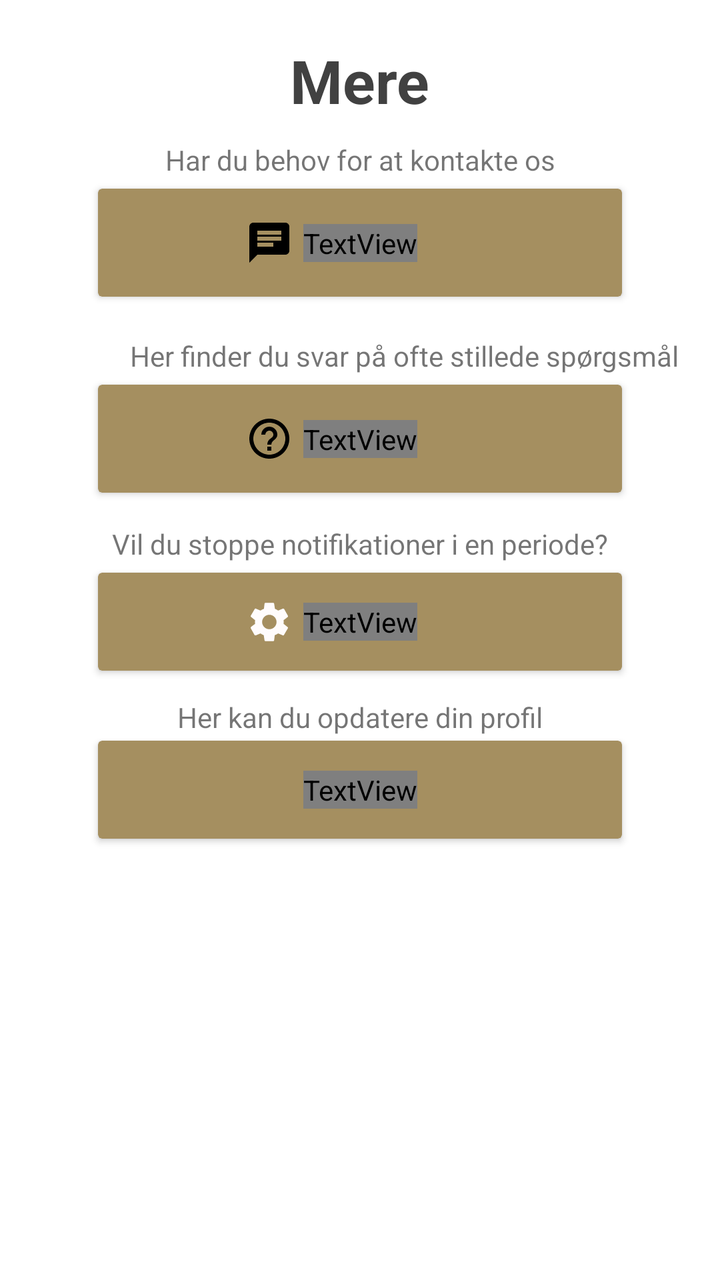
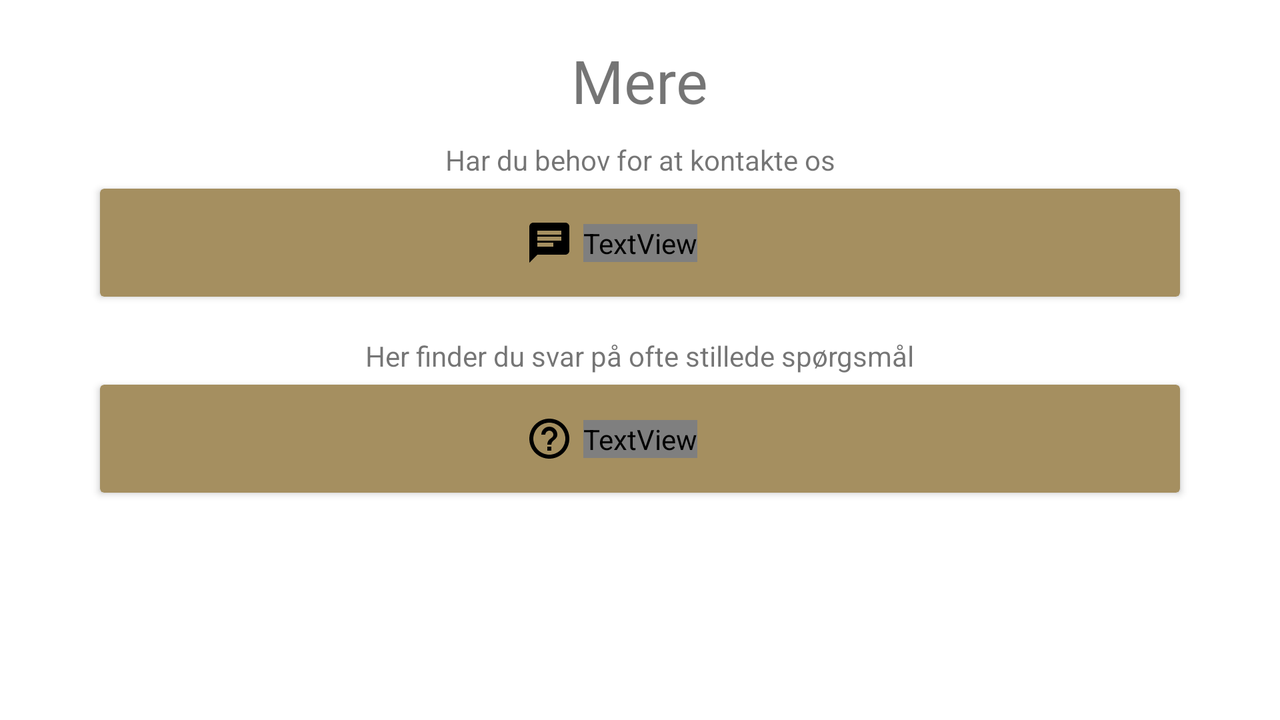

Compare how this app lays out the same screen by default and in its alternative resource folder. The renders come first, then the two layout files and the values they reference.
<!-- AndroidManifest.xml: fallback theme Theme.MaterialComponents.DayNight.NoActionBar -->
<!-- res/layout/fragment_user_options.xml -->
<?xml version="1.0" encoding="utf-8"?>
<androidx.constraintlayout.widget.ConstraintLayout xmlns:android="http://schemas.android.com/apk/res/android"
    xmlns:app="http://schemas.android.com/apk/res-auto"
    xmlns:tools="http://schemas.android.com/tools"
    android:id="@+id/linarLayout_container"
    android:layout_width="match_parent"
    android:layout_height="match_parent">

    <TextView
        android:id="@+id/textView"
        android:layout_width="wrap_content"
        android:layout_height="wrap_content"
        android:layout_marginStart="10dp"
        android:layout_marginTop="16dp"
        android:layout_marginEnd="10dp"
        android:layout_marginBottom="5dp"
        android:text="@string/update_profile_txt"
        app:layout_constraintBottom_toTopOf="@+id/profile_btn"
        app:layout_constraintEnd_toEndOf="parent"
        app:layout_constraintStart_toStartOf="parent"
        app:layout_constraintTop_toBottomOf="@+id/snooze_btn" />

    <androidx.cardview.widget.CardView
        android:id="@+id/faq_btn"
        android:layout_width="0dp"
        android:layout_height="wrap_content"
        android:layout_marginStart="49dp"
        android:layout_marginTop="44dp"
        android:layout_marginEnd="49dp"
        app:cardBackgroundColor="@color/custom_gold"
        app:layout_constraintEnd_toEndOf="parent"
        app:layout_constraintStart_toStartOf="parent"
        app:layout_constraintTop_toBottomOf="@+id/chat_btn">

        <androidx.constraintlayout.widget.ConstraintLayout
            android:layout_width="match_parent"
            android:layout_height="wrap_content">

            <ImageView
                android:id="@+id/faq_icon"
                android:layout_width="wrap_content"
                android:layout_height="wrap_content"
                android:layout_marginTop="15dp"
                android:layout_marginEnd="5dp"
                android:layout_marginBottom="15dp"
                android:contentDescription="@string/faq"
                app:layout_constraintBottom_toBottomOf="parent"
                app:layout_constraintEnd_toStartOf="@+id/faq_txt"
                app:layout_constraintTop_toTopOf="parent"
                app:srcCompat="@drawable/ic_help_outline_black_24dp" />

            <TextView
                android:id="@+id/faq_txt"
                android:layout_width="wrap_content"
                android:layout_height="wrap_content"
                android:layout_marginTop="15dp"
                android:layout_marginBottom="15dp"
                android:gravity="center"
                android:text="@string/faq"
                android:textColor="@color/hockeyapp_text_white"
                android:textSize="18sp"
                app:layout_constraintBottom_toBottomOf="parent"
                app:layout_constraintEnd_toEndOf="parent"
                app:layout_constraintStart_toStartOf="parent"
                app:layout_constraintTop_toTopOf="parent" />
        </androidx.constraintlayout.widget.ConstraintLayout>
    </androidx.cardview.widget.CardView>

    <androidx.cardview.widget.CardView
        android:id="@+id/chat_btn"
        android:layout_width="0dp"
        android:layout_height="wrap_content"
        android:layout_marginStart="49dp"
        android:layout_marginTop="34dp"
        android:layout_marginEnd="49dp"
        app:cardBackgroundColor="@color/custom_gold"
        app:layout_constraintEnd_toEndOf="parent"
        app:layout_constraintStart_toStartOf="parent"
        app:layout_constraintTop_toBottomOf="@+id/title_txt">

        <androidx.constraintlayout.widget.ConstraintLayout
            android:layout_width="match_parent"
            android:layout_height="wrap_content">

            <ImageView
                android:id="@+id/chat_icon"
                android:layout_width="wrap_content"
                android:layout_height="wrap_content"
                android:layout_marginTop="15dp"
                android:layout_marginEnd="5dp"
                android:layout_marginBottom="15dp"
                android:contentDescription="@string/chat"
                app:layout_constraintBottom_toBottomOf="parent"
                app:layout_constraintEnd_toStartOf="@+id/chat_txt"
                app:layout_constraintTop_toTopOf="parent"
                app:srcCompat="@drawable/ic_chat_black_24dp" />

            <TextView
                android:id="@+id/chat_txt"
                android:layout_width="wrap_content"
                android:layout_height="wrap_content"
                android:layout_marginTop="15dp"
                android:layout_marginBottom="15dp"
                android:gravity="center"
                android:text="@string/chat"
                android:textColor="@color/hockeyapp_text_white"
                android:textSize="18sp"
                app:layout_constraintBottom_toBottomOf="parent"
                app:layout_constraintEnd_toEndOf="parent"
                app:layout_constraintStart_toStartOf="parent"
                app:layout_constraintTop_toTopOf="parent" />
        </androidx.constraintlayout.widget.ConstraintLayout>
    </androidx.cardview.widget.CardView>

    <TextView
        android:id="@+id/chat_title_txt"
        android:layout_width="wrap_content"
        android:layout_height="wrap_content"
        android:layout_marginBottom="5dp"
        android:text="@string/har_du_behov_for_at_kontakte_os"
        app:layout_constraintBottom_toTopOf="@+id/chat_btn"
        app:layout_constraintEnd_toEndOf="parent"
        app:layout_constraintStart_toStartOf="parent" />

    <TextView
        android:id="@+id/faq_title_txt"
        android:layout_width="wrap_content"
        android:layout_height="wrap_content"
        android:layout_marginStart="16dp"
        android:layout_marginBottom="5dp"
        android:text="@string/her_finder_du_svar_p_ofte_stillede_sp_rgsm_l"
        app:layout_constraintBottom_toTopOf="@+id/faq_btn"
        app:layout_constraintStart_toStartOf="@+id/faq_btn" />

    <TextView
        android:id="@+id/title_txt"
        android:layout_width="wrap_content"
        android:layout_height="wrap_content"
        android:layout_marginTop="20dp"
        android:text="@string/mere"
        android:textSize="30sp"
        android:textStyle="bold"
        android:textColor="@color/custom_darkgray"
        app:layout_constraintEnd_toEndOf="parent"
        app:layout_constraintStart_toStartOf="parent"
        app:layout_constraintTop_toTopOf="parent" />


    <androidx.cardview.widget.CardView
        android:id="@+id/snooze_btn"
        android:layout_width="0dp"
        android:layout_height="wrap_content"
        android:layout_marginStart="49dp"
        android:layout_marginTop="40dp"
        android:layout_marginEnd="49dp"
        app:cardBackgroundColor="@color/custom_gold"
        app:layout_constraintEnd_toEndOf="parent"
        app:layout_constraintStart_toStartOf="parent"
        app:layout_constraintTop_toBottomOf="@+id/faq_btn">

        <androidx.constraintlayout.widget.ConstraintLayout
            android:layout_width="match_parent"
            android:layout_height="match_parent">

            <ImageView
                android:id="@+id/settings_icon"
                android:layout_width="wrap_content"
                android:layout_height="wrap_content"
                android:layout_marginEnd="5dp"
                android:contentDescription="@string/faq"
                app:layout_constraintBottom_toBottomOf="parent"
                app:layout_constraintEnd_toStartOf="@+id/settings_txt"
                app:layout_constraintTop_toTopOf="parent"
                app:srcCompat="@drawable/ic_settings_white_24dp" />

            <TextView
                android:id="@+id/settings_txt"
                android:layout_width="wrap_content"
                android:layout_height="wrap_content"
                android:layout_marginTop="15dp"
                android:layout_marginBottom="15dp"
                android:gravity="center"
                android:text="@string/snooze_notifikationer"
                android:textColor="@color/hockeyapp_text_white"
                android:textSize="18sp"
                app:layout_constraintBottom_toBottomOf="parent"
                app:layout_constraintEnd_toEndOf="parent"
                app:layout_constraintStart_toStartOf="parent"
                app:layout_constraintTop_toTopOf="parent" />
        </androidx.constraintlayout.widget.ConstraintLayout>

    </androidx.cardview.widget.CardView>

    <TextView
        android:id="@+id/notification_text"
        android:layout_width="wrap_content"
        android:layout_height="wrap_content"
        android:layout_marginStart="100dp"
        android:layout_marginTop="16dp"
        android:layout_marginEnd="100dp"
        android:layout_marginBottom="5dp"
        android:text="@string/notifikation_indstillinger"
        app:layout_constraintBottom_toTopOf="@+id/snooze_btn"
        app:layout_constraintEnd_toEndOf="parent"
        app:layout_constraintStart_toStartOf="parent"
        app:layout_constraintTop_toBottomOf="@+id/faq_btn" />

    <androidx.cardview.widget.CardView
        android:id="@+id/profile_btn"
        android:layout_width="0dp"
        android:layout_height="wrap_content"
        android:layout_marginStart="49dp"
        android:layout_marginTop="35dp"
        android:layout_marginEnd="49dp"
        app:cardBackgroundColor="@color/custom_gold"
        app:layout_constraintEnd_toEndOf="parent"
        app:layout_constraintStart_toStartOf="parent"
        app:layout_constraintTop_toBottomOf="@+id/snooze_btn">


        <androidx.constraintlayout.widget.ConstraintLayout
            android:layout_width="match_parent"
            android:layout_height="match_parent"
            tools:layout_editor_absoluteX="55dp"
            tools:layout_editor_absoluteY="358dp">

            <TextView
                android:id="@+id/profile_txt"
                android:layout_width="wrap_content"
                android:layout_height="wrap_content"
                android:layout_marginTop="15dp"
                android:layout_marginBottom="15dp"
                android:gravity="center"
                android:text="@string/update_profile"
                android:textColor="@color/hockeyapp_text_white"
                android:textSize="18sp"
                app:layout_constraintBottom_toBottomOf="parent"
                app:layout_constraintEnd_toEndOf="parent"
                app:layout_constraintStart_toStartOf="parent"
                app:layout_constraintTop_toTopOf="parent" />

            <ImageView
                android:id="@+id/profile_icon"
                android:layout_width="wrap_content"
                android:layout_height="wrap_content"
                android:layout_marginEnd="5dp"
                android:contentDescription="@string/faq"
                app:layout_constraintBottom_toBottomOf="parent"
                app:layout_constraintEnd_toStartOf="@+id/profile_txt"
                app:layout_constraintTop_toTopOf="parent"
                app:srcCompat="@drawable/ic_person_black_24dp" />
        </androidx.constraintlayout.widget.ConstraintLayout>

    </androidx.cardview.widget.CardView>


</androidx.constraintlayout.widget.ConstraintLayout>
<!-- resources referenced by this layout -->
<resources>
  <color name="custom_darkgray">#414141</color>
  <color name="custom_gold">#a58f60</color>
  <!-- drawable ic_chat_black_24dp (drawable) -->
  <vector android:height="24dp" android:tint="@color/hockeyapp_text_white"
      android:viewportHeight="24.0" android:viewportWidth="24.0"
      android:width="24dp" xmlns:android="http://schemas.android.com/apk/res/android">
      <path android:fillColor="#FF000000" android:pathData="M20,2L4,2c-1.1,0 -1.99,0.9 -1.99,2L2,22l4,-4h14c1.1,0 2,-0.9 2,-2L22,4c0,-1.1 -0.9,-2 -2,-2zM6,9h12v2L6,11L6,9zM14,14L6,14v-2h8v2zM18,8L6,8L6,6h12v2z"/>
  </vector>
  <!-- drawable ic_help_outline_black_24dp (drawable) -->
  <vector android:height="24dp" android:tint="@color/hockeyapp_text_white"
      android:viewportHeight="24.0" android:viewportWidth="24.0"
      android:width="24dp" xmlns:android="http://schemas.android.com/apk/res/android">
      <path android:fillColor="#FF000000" android:pathData="M11,18h2v-2h-2v2zM12,2C6.48,2 2,6.48 2,12s4.48,10 10,10 10,-4.48 10,-10S17.52,2 12,2zM12,20c-4.41,0 -8,-3.59 -8,-8s3.59,-8 8,-8 8,3.59 8,8 -3.59,8 -8,8zM12,6c-2.21,0 -4,1.79 -4,4h2c0,-1.1 0.9,-2 2,-2s2,0.9 2,2c0,2 -3,1.75 -3,5h2c0,-2.25 3,-2.5 3,-5 0,-2.21 -1.79,-4 -4,-4z"/>
  </vector>
  <!-- drawable ic_settings_white_24dp (drawable) -->
  <vector xmlns:android="http://schemas.android.com/apk/res/android"
          android:width="24dp"
          android:height="24dp"
          android:viewportWidth="24"
          android:viewportHeight="24">
      <path
          android:fillColor="#FFFCFC"
          android:pathData="M19.1,12.9a2.8,2.8 0,0 0,0.1 -0.9,2.8 2.8,0 0,0 -0.1,-0.9l2.1,-1.6a0.7,0.7 0,0 0,0.1 -0.6L19.4,5.5a0.7,0.7 0,0 0,-0.6 -0.2l-2.4,1a6.5,6.5 0,0 0,-1.6 -0.9l-0.4,-2.6a0.5,0.5 0,0 0,-0.5 -0.4H10.1a0.5,0.5 0,0 0,-0.5 0.4L9.3,5.4a5.6,5.6 0,0 0,-1.7 0.9l-2.4,-1a0.4,0.4 0,0 0,-0.5 0.2l-2,3.4c-0.1,0.2 0,0.4 0.2,0.6l2,1.6a2.8,2.8 0,0 0,-0.1 0.9,2.8 2.8,0 0,0 0.1,0.9L2.8,14.5a0.7,0.7 0,0 0,-0.1 0.6l1.9,3.4a0.7,0.7 0,0 0,0.6 0.2l2.4,-1a6.5,6.5 0,0 0,1.6 0.9l0.4,2.6a0.5,0.5 0,0 0,0.5 0.4h3.8a0.5,0.5 0,0 0,0.5 -0.4l0.3,-2.6a5.6,5.6 0,0 0,1.7 -0.9l2.4,1a0.4,0.4 0,0 0,0.5 -0.2l2,-3.4c0.1,-0.2 0,-0.4 -0.2,-0.6ZM12,15.6A3.6,3.6 0,1 1,15.6 12,3.6 3.6,0 0,1 12,15.6Z"/>
  </vector>
  <string name="chat">Chat med os</string>
  <string name="faq">Læs FAQ</string>
  <string name="har_du_behov_for_at_kontakte_os">Har du behov for at kontakte os</string>
  <string name="her_finder_du_svar_p_ofte_stillede_sp_rgsm_l">Her finder du svar på ofte stillede spørgsmål</string>
  <string name="mere">Mere</string>
  <string name="notifikation_indstillinger">Vil du stoppe notifikationer i en periode?</string>
  <string name="snooze_notifikationer">Snooze notifikationer</string>
  <string name="update_profile">Opdater din profil</string>
  <string name="update_profile_txt">Her kan du opdatere din profil</string>
</resources>
<!-- res/layout-land/fragment_user_options.xml (the repository's variant of the layout above) -->
<!-- drawn on the phone turned sideways -->
<?xml version="1.0" encoding="utf-8"?>
<androidx.constraintlayout.widget.ConstraintLayout xmlns:android="http://schemas.android.com/apk/res/android"
    xmlns:app="http://schemas.android.com/apk/res-auto"
    xmlns:tools="http://schemas.android.com/tools"
    android:id="@+id/linearLayout"
    android:layout_width="match_parent"
    android:layout_height="match_parent">

    <androidx.cardview.widget.CardView
        android:id="@+id/faq_btn"
        android:layout_width="0dp"
        android:layout_height="wrap_content"
        android:layout_marginStart="50dp"
        android:layout_marginTop="5dp"
        android:layout_marginEnd="50dp"
        app:cardBackgroundColor="@color/custom_gold"
        app:layout_constraintEnd_toEndOf="parent"
        app:layout_constraintStart_toStartOf="parent"
        app:layout_constraintTop_toBottomOf="@+id/faq_title_txt">

        <androidx.constraintlayout.widget.ConstraintLayout
            android:layout_width="match_parent"
            android:layout_height="wrap_content">

            <ImageView
                android:id="@+id/faq_icon"
                android:layout_width="wrap_content"
                android:layout_height="wrap_content"
                android:layout_marginTop="15dp"
                android:layout_marginEnd="5dp"
                android:layout_marginBottom="15dp"
                android:contentDescription="@string/faq"
                app:layout_constraintBottom_toBottomOf="parent"
                app:layout_constraintEnd_toStartOf="@+id/faq_txt"
                app:layout_constraintTop_toTopOf="parent"
                app:srcCompat="@drawable/ic_help_outline_black_24dp" />

            <TextView
                android:id="@+id/faq_txt"
                android:layout_width="wrap_content"
                android:layout_height="wrap_content"
                android:layout_marginTop="15dp"
                android:layout_marginBottom="15dp"
                android:gravity="center"
                android:text="@string/faq"
                android:textColor="@color/hockeyapp_text_white"
                android:textSize="18sp"
                app:layout_constraintBottom_toBottomOf="parent"
                app:layout_constraintEnd_toEndOf="parent"
                app:layout_constraintStart_toStartOf="parent"
                app:layout_constraintTop_toTopOf="parent" />
        </androidx.constraintlayout.widget.ConstraintLayout>
    </androidx.cardview.widget.CardView>

    <androidx.cardview.widget.CardView
        android:id="@+id/chat_btn"
        android:layout_width="0dp"
        android:layout_height="wrap_content"
        android:layout_marginStart="50dp"
        android:layout_marginTop="5dp"
        android:layout_marginEnd="50dp"
        app:cardBackgroundColor="@color/custom_gold"
        app:layout_constraintEnd_toEndOf="parent"
        app:layout_constraintStart_toStartOf="parent"
        app:layout_constraintTop_toBottomOf="@+id/chat_title_txt">

        <androidx.constraintlayout.widget.ConstraintLayout
            android:layout_width="match_parent"
            android:layout_height="wrap_content">

            <ImageView
                android:id="@+id/chat_icon"
                android:layout_width="wrap_content"
                android:layout_height="wrap_content"
                android:layout_marginTop="15dp"
                android:layout_marginEnd="5dp"
                android:layout_marginBottom="15dp"
                android:contentDescription="@string/chat"
                app:layout_constraintBottom_toBottomOf="parent"
                app:layout_constraintEnd_toStartOf="@+id/chat_txt"
                app:layout_constraintTop_toTopOf="parent"
                app:srcCompat="@drawable/ic_chat_black_24dp" />

            <TextView
                android:id="@+id/chat_txt"
                android:layout_width="wrap_content"
                android:layout_height="wrap_content"
                android:layout_marginTop="15dp"
                android:layout_marginBottom="15dp"
                android:gravity="center"
                android:text="@string/chat"
                android:textColor="@color/hockeyapp_text_white"
                android:textSize="18sp"
                app:layout_constraintBottom_toBottomOf="parent"
                app:layout_constraintEnd_toEndOf="parent"
                app:layout_constraintStart_toStartOf="parent"
                app:layout_constraintTop_toTopOf="parent" />
        </androidx.constraintlayout.widget.ConstraintLayout>
    </androidx.cardview.widget.CardView>

    <TextView
        android:id="@+id/chat_title_txt"
        android:layout_width="wrap_content"
        android:layout_height="wrap_content"
        android:layout_marginStart="100dp"
        android:layout_marginTop="10dp"
        android:layout_marginEnd="100dp"
        android:text="@string/har_du_behov_for_at_kontakte_os"
        app:layout_constraintEnd_toEndOf="parent"
        app:layout_constraintStart_toStartOf="parent"
        app:layout_constraintTop_toBottomOf="@+id/title_txt" />

    <TextView
        android:id="@+id/faq_title_txt"
        android:layout_width="wrap_content"
        android:layout_height="wrap_content"
        android:layout_marginStart="100dp"
        android:layout_marginTop="20dp"
        android:layout_marginEnd="100dp"
        android:text="@string/her_finder_du_svar_p_ofte_stillede_sp_rgsm_l"
        app:layout_constraintEnd_toEndOf="parent"
        app:layout_constraintStart_toStartOf="parent"
        app:layout_constraintTop_toBottomOf="@+id/chat_btn" />


    <TextView
        android:id="@+id/title_txt"
        android:layout_width="wrap_content"
        android:layout_height="wrap_content"
        android:layout_marginStart="100dp"
        android:layout_marginTop="20dp"
        android:layout_marginEnd="100dp"
        android:text="@string/mere"
        android:textSize="30sp"
        app:layout_constraintEnd_toEndOf="parent"
        app:layout_constraintStart_toStartOf="parent"
        app:layout_constraintTop_toTopOf="parent" />


</androidx.constraintlayout.widget.ConstraintLayout>
<!-- resources referenced by the variant -->
<!-- as the phone turned sideways resolves them -->
<resources>
  <color name="custom_gold">#a58f60</color>
  <!-- drawable ic_chat_black_24dp (drawable) -->
  <vector android:height="24dp" android:tint="@color/hockeyapp_text_white"
      android:viewportHeight="24.0" android:viewportWidth="24.0"
      android:width="24dp" xmlns:android="http://schemas.android.com/apk/res/android">
      <path android:fillColor="#FF000000" android:pathData="M20,2L4,2c-1.1,0 -1.99,0.9 -1.99,2L2,22l4,-4h14c1.1,0 2,-0.9 2,-2L22,4c0,-1.1 -0.9,-2 -2,-2zM6,9h12v2L6,11L6,9zM14,14L6,14v-2h8v2zM18,8L6,8L6,6h12v2z"/>
  </vector>
  <!-- drawable ic_help_outline_black_24dp (drawable) -->
  <vector android:height="24dp" android:tint="@color/hockeyapp_text_white"
      android:viewportHeight="24.0" android:viewportWidth="24.0"
      android:width="24dp" xmlns:android="http://schemas.android.com/apk/res/android">
      <path android:fillColor="#FF000000" android:pathData="M11,18h2v-2h-2v2zM12,2C6.48,2 2,6.48 2,12s4.48,10 10,10 10,-4.48 10,-10S17.52,2 12,2zM12,20c-4.41,0 -8,-3.59 -8,-8s3.59,-8 8,-8 8,3.59 8,8 -3.59,8 -8,8zM12,6c-2.21,0 -4,1.79 -4,4h2c0,-1.1 0.9,-2 2,-2s2,0.9 2,2c0,2 -3,1.75 -3,5h2c0,-2.25 3,-2.5 3,-5 0,-2.21 -1.79,-4 -4,-4z"/>
  </vector>
  <string name="chat">Chat med os</string>
  <string name="faq">Læs FAQ</string>
  <string name="har_du_behov_for_at_kontakte_os">Har du behov for at kontakte os</string>
  <string name="her_finder_du_svar_p_ofte_stillede_sp_rgsm_l">Her finder du svar på ofte stillede spørgsmål</string>
  <string name="mere">Mere</string>
</resources>
